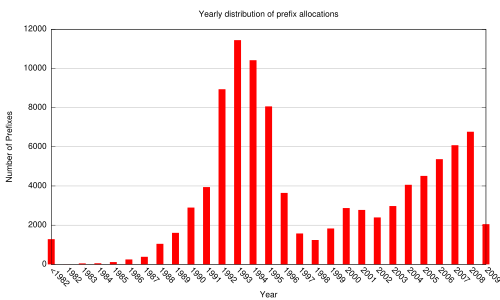

Generate this figure with gnuplot:
set terminal pdf

set style fill solid 1.00 
set title 'Yearly distribution of prefix allocations'
set xlabel 'Year'
set ylabel 'Number of Prefixes'
set xtics

set grid y
#set style data histograms
#set style histogram clustered gap 1
#set tics scale 20

#set xrange [0:300]

set xtics nomirror rotate by -45 scale 0

plot 'stat.txt' using 2:xtic(1) notitle with impulses lw 20
#boxes 000099
